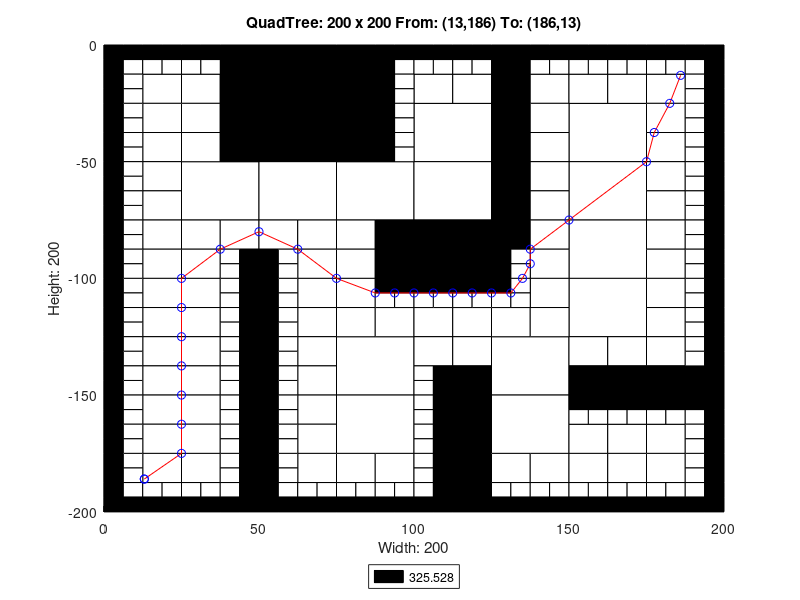

Reproduce this figure in MATLAB.
axis([0 200 -200 0]);
title('QuadTree: 200 x 200 From: (13,186) To: (186,13)');
xlabel('Width: 200');
ylabel('Height: 200');
rectangle('Position',[50 -25 25 25], 'FaceColor',[0 0 0]);
rectangle('Position',[50 -50 25 25], 'FaceColor',[0 0 0]);
rectangle('Position',[25 -75 25 25], 'FaceColor',[1 1 1]);
rectangle('Position',[50 -75 25 25], 'FaceColor',[1 1 1]);
rectangle('Position',[75 -75 25 25], 'FaceColor',[1 1 1]);
rectangle('Position',[100 -50 25 25], 'FaceColor',[1 1 1]);
rectangle('Position',[150 -50 25 25], 'FaceColor',[1 1 1]);
rectangle('Position',[100 -75 25 25], 'FaceColor',[1 1 1]);
rectangle('Position',[100 -100 25 25], 'FaceColor',[0 0 0]);
rectangle('Position',[150 -75 25 25], 'FaceColor',[1 1 1]);
rectangle('Position',[150 -100 25 25], 'FaceColor',[1 1 1]);
rectangle('Position',[75 -150 25 25], 'FaceColor',[1 1 1]);
rectangle('Position',[75 -175 25 25], 'FaceColor',[1 1 1]);
rectangle('Position',[125 -150 25 25], 'FaceColor',[1 1 1]);
rectangle('Position',[150 -125 25 25], 'FaceColor',[1 1 1]);
rectangle('Position',[125 -175 25 25], 'FaceColor',[1 1 1]);
rectangle('Position',[12.5 -25 12.5 12.5], 'FaceColor',[1 1 1]);
rectangle('Position',[37.5 -12.5 12.5 12.5], 'FaceColor',[0 0 0]);
rectangle('Position',[25 -25 12.5 12.5], 'FaceColor',[1 1 1]);
rectangle('Position',[37.5 -25 12.5 12.5], 'FaceColor',[0 0 0]);
rectangle('Position',[12.5 -37.5 12.5 12.5], 'FaceColor',[1 1 1]);
rectangle('Position',[12.5 -50 12.5 12.5], 'FaceColor',[1 1 1]);
rectangle('Position',[25 -37.5 12.5 12.5], 'FaceColor',[1 1 1]);
rectangle('Position',[37.5 -37.5 12.5 12.5], 'FaceColor',[0 0 0]);
rectangle('Position',[25 -50 12.5 12.5], 'FaceColor',[1 1 1]);
rectangle('Position',[37.5 -50 12.5 12.5], 'FaceColor',[0 0 0]);
rectangle('Position',[75 -12.5 12.5 12.5], 'FaceColor',[0 0 0]);
rectangle('Position',[75 -25 12.5 12.5], 'FaceColor',[0 0 0]);
rectangle('Position',[75 -37.5 12.5 12.5], 'FaceColor',[0 0 0]);
rectangle('Position',[75 -50 12.5 12.5], 'FaceColor',[0 0 0]);
rectangle('Position',[12.5 -62.5 12.5 12.5], 'FaceColor',[1 1 1]);
rectangle('Position',[12.5 -75 12.5 12.5], 'FaceColor',[1 1 1]);
rectangle('Position',[12.5 -87.5 12.5 12.5], 'FaceColor',[1 1 1]);
rectangle('Position',[12.5 -100 12.5 12.5], 'FaceColor',[1 1 1]);
rectangle('Position',[25 -87.5 12.5 12.5], 'FaceColor',[1 1 1]);
rectangle('Position',[37.5 -87.5 12.5 12.5], 'FaceColor',[1 1 1]);
rectangle('Position',[25 -100 12.5 12.5], 'FaceColor',[1 1 1]);
rectangle('Position',[50 -87.5 12.5 12.5], 'FaceColor',[1 1 1]);
rectangle('Position',[62.5 -87.5 12.5 12.5], 'FaceColor',[1 1 1]);
rectangle('Position',[62.5 -100 12.5 12.5], 'FaceColor',[1 1 1]);
rectangle('Position',[75 -87.5 12.5 12.5], 'FaceColor',[1 1 1]);
rectangle('Position',[87.5 -87.5 12.5 12.5], 'FaceColor',[0 0 0]);
rectangle('Position',[75 -100 12.5 12.5], 'FaceColor',[1 1 1]);
rectangle('Position',[87.5 -100 12.5 12.5], 'FaceColor',[0 0 0]);
rectangle('Position',[100 -25 12.5 12.5], 'FaceColor',[1 1 1]);
rectangle('Position',[112.5 -25 12.5 12.5], 'FaceColor',[1 1 1]);
rectangle('Position',[125 -12.5 12.5 12.5], 'FaceColor',[0 0 0]);
rectangle('Position',[125 -25 12.5 12.5], 'FaceColor',[0 0 0]);
rectangle('Position',[137.5 -25 12.5 12.5], 'FaceColor',[1 1 1]);
rectangle('Position',[125 -37.5 12.5 12.5], 'FaceColor',[0 0 0]);
rectangle('Position',[137.5 -37.5 12.5 12.5], 'FaceColor',[1 1 1]);
rectangle('Position',[125 -50 12.5 12.5], 'FaceColor',[0 0 0]);
rectangle('Position',[137.5 -50 12.5 12.5], 'FaceColor',[1 1 1]);
rectangle('Position',[150 -25 12.5 12.5], 'FaceColor',[1 1 1]);
rectangle('Position',[162.5 -25 12.5 12.5], 'FaceColor',[1 1 1]);
rectangle('Position',[175 -25 12.5 12.5], 'FaceColor',[1 1 1]);
rectangle('Position',[175 -37.5 12.5 12.5], 'FaceColor',[1 1 1]);
rectangle('Position',[175 -50 12.5 12.5], 'FaceColor',[1 1 1]);
rectangle('Position',[125 -62.5 12.5 12.5], 'FaceColor',[0 0 0]);
rectangle('Position',[137.5 -62.5 12.5 12.5], 'FaceColor',[1 1 1]);
rectangle('Position',[125 -75 12.5 12.5], 'FaceColor',[0 0 0]);
rectangle('Position',[137.5 -75 12.5 12.5], 'FaceColor',[1 1 1]);
rectangle('Position',[125 -87.5 12.5 12.5], 'FaceColor',[0 0 0]);
rectangle('Position',[137.5 -87.5 12.5 12.5], 'FaceColor',[1 1 1]);
rectangle('Position',[137.5 -100 12.5 12.5], 'FaceColor',[1 1 1]);
rectangle('Position',[175 -62.5 12.5 12.5], 'FaceColor',[1 1 1]);
rectangle('Position',[175 -75 12.5 12.5], 'FaceColor',[1 1 1]);
rectangle('Position',[175 -87.5 12.5 12.5], 'FaceColor',[1 1 1]);
rectangle('Position',[175 -100 12.5 12.5], 'FaceColor',[1 1 1]);
rectangle('Position',[12.5 -112.5 12.5 12.5], 'FaceColor',[1 1 1]);
rectangle('Position',[12.5 -125 12.5 12.5], 'FaceColor',[1 1 1]);
rectangle('Position',[25 -112.5 12.5 12.5], 'FaceColor',[1 1 1]);
rectangle('Position',[25 -125 12.5 12.5], 'FaceColor',[1 1 1]);
rectangle('Position',[12.5 -137.5 12.5 12.5], 'FaceColor',[1 1 1]);
rectangle('Position',[12.5 -150 12.5 12.5], 'FaceColor',[1 1 1]);
rectangle('Position',[25 -137.5 12.5 12.5], 'FaceColor',[1 1 1]);
rectangle('Position',[25 -150 12.5 12.5], 'FaceColor',[1 1 1]);
rectangle('Position',[62.5 -112.5 12.5 12.5], 'FaceColor',[1 1 1]);
rectangle('Position',[62.5 -125 12.5 12.5], 'FaceColor',[1 1 1]);
rectangle('Position',[75 -112.5 12.5 12.5], 'FaceColor',[1 1 1]);
rectangle('Position',[75 -125 12.5 12.5], 'FaceColor',[1 1 1]);
rectangle('Position',[87.5 -125 12.5 12.5], 'FaceColor',[1 1 1]);
rectangle('Position',[62.5 -137.5 12.5 12.5], 'FaceColor',[1 1 1]);
rectangle('Position',[62.5 -150 12.5 12.5], 'FaceColor',[1 1 1]);
rectangle('Position',[12.5 -162.5 12.5 12.5], 'FaceColor',[1 1 1]);
rectangle('Position',[12.5 -175 12.5 12.5], 'FaceColor',[1 1 1]);
rectangle('Position',[25 -162.5 12.5 12.5], 'FaceColor',[1 1 1]);
rectangle('Position',[25 -175 12.5 12.5], 'FaceColor',[1 1 1]);
rectangle('Position',[12.5 -187.5 12.5 12.5], 'FaceColor',[1 1 1]);
rectangle('Position',[25 -187.5 12.5 12.5], 'FaceColor',[1 1 1]);
rectangle('Position',[62.5 -162.5 12.5 12.5], 'FaceColor',[1 1 1]);
rectangle('Position',[62.5 -175 12.5 12.5], 'FaceColor',[1 1 1]);
rectangle('Position',[62.5 -187.5 12.5 12.5], 'FaceColor',[1 1 1]);
rectangle('Position',[75 -187.5 12.5 12.5], 'FaceColor',[1 1 1]);
rectangle('Position',[87.5 -187.5 12.5 12.5], 'FaceColor',[1 1 1]);
rectangle('Position',[100 -125 12.5 12.5], 'FaceColor',[1 1 1]);
rectangle('Position',[112.5 -125 12.5 12.5], 'FaceColor',[1 1 1]);
rectangle('Position',[137.5 -112.5 12.5 12.5], 'FaceColor',[1 1 1]);
rectangle('Position',[125 -125 12.5 12.5], 'FaceColor',[1 1 1]);
rectangle('Position',[137.5 -125 12.5 12.5], 'FaceColor',[1 1 1]);
rectangle('Position',[100 -137.5 12.5 12.5], 'FaceColor',[1 1 1]);
rectangle('Position',[112.5 -137.5 12.5 12.5], 'FaceColor',[1 1 1]);
rectangle('Position',[112.5 -150 12.5 12.5], 'FaceColor',[0 0 0]);
rectangle('Position',[175 -112.5 12.5 12.5], 'FaceColor',[1 1 1]);
rectangle('Position',[175 -125 12.5 12.5], 'FaceColor',[1 1 1]);
rectangle('Position',[150 -137.5 12.5 12.5], 'FaceColor',[1 1 1]);
rectangle('Position',[162.5 -137.5 12.5 12.5], 'FaceColor',[1 1 1]);
rectangle('Position',[150 -150 12.5 12.5], 'FaceColor',[0 0 0]);
rectangle('Position',[162.5 -150 12.5 12.5], 'FaceColor',[0 0 0]);
rectangle('Position',[175 -137.5 12.5 12.5], 'FaceColor',[1 1 1]);
rectangle('Position',[175 -150 12.5 12.5], 'FaceColor',[0 0 0]);
rectangle('Position',[187.5 -150 12.5 12.5], 'FaceColor',[0 0 0]);
rectangle('Position',[112.5 -162.5 12.5 12.5], 'FaceColor',[0 0 0]);
rectangle('Position',[112.5 -175 12.5 12.5], 'FaceColor',[0 0 0]);
rectangle('Position',[112.5 -187.5 12.5 12.5], 'FaceColor',[0 0 0]);
rectangle('Position',[112.5 -200 12.5 12.5], 'FaceColor',[0 0 0]);
rectangle('Position',[125 -187.5 12.5 12.5], 'FaceColor',[1 1 1]);
rectangle('Position',[137.5 -187.5 12.5 12.5], 'FaceColor',[1 1 1]);
rectangle('Position',[150 -175 12.5 12.5], 'FaceColor',[1 1 1]);
rectangle('Position',[162.5 -175 12.5 12.5], 'FaceColor',[1 1 1]);
rectangle('Position',[175 -175 12.5 12.5], 'FaceColor',[1 1 1]);
rectangle('Position',[150 -187.5 12.5 12.5], 'FaceColor',[1 1 1]);
rectangle('Position',[162.5 -187.5 12.5 12.5], 'FaceColor',[1 1 1]);
rectangle('Position',[175 -187.5 12.5 12.5], 'FaceColor',[1 1 1]);
rectangle('Position',[0 -6.25 6.25 6.25], 'FaceColor',[0 0 0]);
rectangle('Position',[6.25 -6.25 6.25 6.25], 'FaceColor',[0 0 0]);
rectangle('Position',[0 -12.5 6.25 6.25], 'FaceColor',[0 0 0]);
rectangle('Position',[6.25 -12.5 6.25 6.25], 'FaceColor',[1 1 1]);
rectangle('Position',[12.5 -6.25 6.25 6.25], 'FaceColor',[0 0 0]);
rectangle('Position',[18.75 -6.25 6.25 6.25], 'FaceColor',[0 0 0]);
rectangle('Position',[12.5 -12.5 6.25 6.25], 'FaceColor',[1 1 1]);
rectangle('Position',[18.75 -12.5 6.25 6.25], 'FaceColor',[1 1 1]);
rectangle('Position',[0 -18.75 6.25 6.25], 'FaceColor',[0 0 0]);
rectangle('Position',[6.25 -18.75 6.25 6.25], 'FaceColor',[1 1 1]);
rectangle('Position',[0 -25 6.25 6.25], 'FaceColor',[0 0 0]);
rectangle('Position',[6.25 -25 6.25 6.25], 'FaceColor',[1 1 1]);
rectangle('Position',[25 -6.25 6.25 6.25], 'FaceColor',[0 0 0]);
rectangle('Position',[31.25 -6.25 6.25 6.25], 'FaceColor',[0 0 0]);
rectangle('Position',[25 -12.5 6.25 6.25], 'FaceColor',[1 1 1]);
rectangle('Position',[31.25 -12.5 6.25 6.25], 'FaceColor',[1 1 1]);
rectangle('Position',[0 -31.25 6.25 6.25], 'FaceColor',[0 0 0]);
rectangle('Position',[6.25 -31.25 6.25 6.25], 'FaceColor',[1 1 1]);
rectangle('Position',[0 -37.5 6.25 6.25], 'FaceColor',[0 0 0]);
rectangle('Position',[6.25 -37.5 6.25 6.25], 'FaceColor',[1 1 1]);
rectangle('Position',[0 -43.75 6.25 6.25], 'FaceColor',[0 0 0]);
rectangle('Position',[6.25 -43.75 6.25 6.25], 'FaceColor',[1 1 1]);
rectangle('Position',[0 -50 6.25 6.25], 'FaceColor',[0 0 0]);
rectangle('Position',[6.25 -50 6.25 6.25], 'FaceColor',[1 1 1]);
rectangle('Position',[87.5 -6.25 6.25 6.25], 'FaceColor',[0 0 0]);
rectangle('Position',[93.75 -6.25 6.25 6.25], 'FaceColor',[0 0 0]);
rectangle('Position',[87.5 -12.5 6.25 6.25], 'FaceColor',[0 0 0]);
rectangle('Position',[93.75 -12.5 6.25 6.25], 'FaceColor',[1 1 1]);
rectangle('Position',[87.5 -18.75 6.25 6.25], 'FaceColor',[0 0 0]);
rectangle('Position',[93.75 -18.75 6.25 6.25], 'FaceColor',[1 1 1]);
rectangle('Position',[87.5 -25 6.25 6.25], 'FaceColor',[0 0 0]);
rectangle('Position',[93.75 -25 6.25 6.25], 'FaceColor',[1 1 1]);
rectangle('Position',[87.5 -31.25 6.25 6.25], 'FaceColor',[0 0 0]);
rectangle('Position',[93.75 -31.25 6.25 6.25], 'FaceColor',[1 1 1]);
rectangle('Position',[87.5 -37.5 6.25 6.25], 'FaceColor',[0 0 0]);
rectangle('Position',[93.75 -37.5 6.25 6.25], 'FaceColor',[1 1 1]);
rectangle('Position',[87.5 -43.75 6.25 6.25], 'FaceColor',[0 0 0]);
rectangle('Position',[93.75 -43.75 6.25 6.25], 'FaceColor',[1 1 1]);
rectangle('Position',[87.5 -50 6.25 6.25], 'FaceColor',[0 0 0]);
rectangle('Position',[93.75 -50 6.25 6.25], 'FaceColor',[1 1 1]);
rectangle('Position',[0 -56.25 6.25 6.25], 'FaceColor',[0 0 0]);
rectangle('Position',[6.25 -56.25 6.25 6.25], 'FaceColor',[1 1 1]);
rectangle('Position',[0 -62.5 6.25 6.25], 'FaceColor',[0 0 0]);
rectangle('Position',[6.25 -62.5 6.25 6.25], 'FaceColor',[1 1 1]);
rectangle('Position',[0 -68.75 6.25 6.25], 'FaceColor',[0 0 0]);
rectangle('Position',[6.25 -68.75 6.25 6.25], 'FaceColor',[1 1 1]);
rectangle('Position',[0 -75 6.25 6.25], 'FaceColor',[0 0 0]);
rectangle('Position',[6.25 -75 6.25 6.25], 'FaceColor',[1 1 1]);
rectangle('Position',[0 -81.25 6.25 6.25], 'FaceColor',[0 0 0]);
rectangle('Position',[6.25 -81.25 6.25 6.25], 'FaceColor',[1 1 1]);
rectangle('Position',[0 -87.5 6.25 6.25], 'FaceColor',[0 0 0]);
rectangle('Position',[6.25 -87.5 6.25 6.25], 'FaceColor',[1 1 1]);
rectangle('Position',[0 -93.75 6.25 6.25], 'FaceColor',[0 0 0]);
rectangle('Position',[6.25 -93.75 6.25 6.25], 'FaceColor',[1 1 1]);
rectangle('Position',[0 -100 6.25 6.25], 'FaceColor',[0 0 0]);
rectangle('Position',[6.25 -100 6.25 6.25], 'FaceColor',[1 1 1]);
rectangle('Position',[37.5 -93.75 6.25 6.25], 'FaceColor',[1 1 1]);
rectangle('Position',[43.75 -93.75 6.25 6.25], 'FaceColor',[0 0 0]);
rectangle('Position',[37.5 -100 6.25 6.25], 'FaceColor',[1 1 1]);
rectangle('Position',[43.75 -100 6.25 6.25], 'FaceColor',[0 0 0]);
rectangle('Position',[50 -93.75 6.25 6.25], 'FaceColor',[0 0 0]);
rectangle('Position',[56.25 -93.75 6.25 6.25], 'FaceColor',[1 1 1]);
rectangle('Position',[50 -100 6.25 6.25], 'FaceColor',[0 0 0]);
rectangle('Position',[56.25 -100 6.25 6.25], 'FaceColor',[1 1 1]);
rectangle('Position',[100 -6.25 6.25 6.25], 'FaceColor',[0 0 0]);
rectangle('Position',[106.25 -6.25 6.25 6.25], 'FaceColor',[0 0 0]);
rectangle('Position',[100 -12.5 6.25 6.25], 'FaceColor',[1 1 1]);
rectangle('Position',[106.25 -12.5 6.25 6.25], 'FaceColor',[1 1 1]);
rectangle('Position',[112.5 -6.25 6.25 6.25], 'FaceColor',[0 0 0]);
rectangle('Position',[118.75 -6.25 6.25 6.25], 'FaceColor',[0 0 0]);
rectangle('Position',[112.5 -12.5 6.25 6.25], 'FaceColor',[1 1 1]);
rectangle('Position',[118.75 -12.5 6.25 6.25], 'FaceColor',[1 1 1]);
rectangle('Position',[137.5 -6.25 6.25 6.25], 'FaceColor',[0 0 0]);
rectangle('Position',[143.75 -6.25 6.25 6.25], 'FaceColor',[0 0 0]);
rectangle('Position',[137.5 -12.5 6.25 6.25], 'FaceColor',[1 1 1]);
rectangle('Position',[143.75 -12.5 6.25 6.25], 'FaceColor',[1 1 1]);
rectangle('Position',[150 -6.25 6.25 6.25], 'FaceColor',[0 0 0]);
rectangle('Position',[156.25 -6.25 6.25 6.25], 'FaceColor',[0 0 0]);
rectangle('Position',[150 -12.5 6.25 6.25], 'FaceColor',[1 1 1]);
rectangle('Position',[156.25 -12.5 6.25 6.25], 'FaceColor',[1 1 1]);
rectangle('Position',[162.5 -6.25 6.25 6.25], 'FaceColor',[0 0 0]);
rectangle('Position',[168.75 -6.25 6.25 6.25], 'FaceColor',[0 0 0]);
rectangle('Position',[162.5 -12.5 6.25 6.25], 'FaceColor',[1 1 1]);
rectangle('Position',[168.75 -12.5 6.25 6.25], 'FaceColor',[1 1 1]);
rectangle('Position',[175 -6.25 6.25 6.25], 'FaceColor',[0 0 0]);
rectangle('Position',[181.25 -6.25 6.25 6.25], 'FaceColor',[0 0 0]);
rectangle('Position',[175 -12.5 6.25 6.25], 'FaceColor',[1 1 1]);
rectangle('Position',[181.25 -12.5 6.25 6.25], 'FaceColor',[1 1 1]);
rectangle('Position',[187.5 -6.25 6.25 6.25], 'FaceColor',[0 0 0]);
rectangle('Position',[193.75 -6.25 6.25 6.25], 'FaceColor',[0 0 0]);
rectangle('Position',[187.5 -12.5 6.25 6.25], 'FaceColor',[1 1 1]);
rectangle('Position',[193.75 -12.5 6.25 6.25], 'FaceColor',[0 0 0]);
rectangle('Position',[187.5 -18.75 6.25 6.25], 'FaceColor',[1 1 1]);
rectangle('Position',[193.75 -18.75 6.25 6.25], 'FaceColor',[0 0 0]);
rectangle('Position',[187.5 -25 6.25 6.25], 'FaceColor',[1 1 1]);
rectangle('Position',[193.75 -25 6.25 6.25], 'FaceColor',[0 0 0]);
rectangle('Position',[187.5 -31.25 6.25 6.25], 'FaceColor',[1 1 1]);
rectangle('Position',[193.75 -31.25 6.25 6.25], 'FaceColor',[0 0 0]);
rectangle('Position',[187.5 -37.5 6.25 6.25], 'FaceColor',[1 1 1]);
rectangle('Position',[193.75 -37.5 6.25 6.25], 'FaceColor',[0 0 0]);
rectangle('Position',[187.5 -43.75 6.25 6.25], 'FaceColor',[1 1 1]);
rectangle('Position',[193.75 -43.75 6.25 6.25], 'FaceColor',[0 0 0]);
rectangle('Position',[187.5 -50 6.25 6.25], 'FaceColor',[1 1 1]);
rectangle('Position',[193.75 -50 6.25 6.25], 'FaceColor',[0 0 0]);
rectangle('Position',[125 -93.75 6.25 6.25], 'FaceColor',[0 0 0]);
rectangle('Position',[131.25 -93.75 6.25 6.25], 'FaceColor',[1 1 1]);
rectangle('Position',[125 -100 6.25 6.25], 'FaceColor',[0 0 0]);
rectangle('Position',[131.25 -100 6.25 6.25], 'FaceColor',[1 1 1]);
rectangle('Position',[187.5 -56.25 6.25 6.25], 'FaceColor',[1 1 1]);
rectangle('Position',[193.75 -56.25 6.25 6.25], 'FaceColor',[0 0 0]);
rectangle('Position',[187.5 -62.5 6.25 6.25], 'FaceColor',[1 1 1]);
rectangle('Position',[193.75 -62.5 6.25 6.25], 'FaceColor',[0 0 0]);
rectangle('Position',[187.5 -68.75 6.25 6.25], 'FaceColor',[1 1 1]);
rectangle('Position',[193.75 -68.75 6.25 6.25], 'FaceColor',[0 0 0]);
rectangle('Position',[187.5 -75 6.25 6.25], 'FaceColor',[1 1 1]);
rectangle('Position',[193.75 -75 6.25 6.25], 'FaceColor',[0 0 0]);
rectangle('Position',[187.5 -81.25 6.25 6.25], 'FaceColor',[1 1 1]);
rectangle('Position',[193.75 -81.25 6.25 6.25], 'FaceColor',[0 0 0]);
rectangle('Position',[187.5 -87.5 6.25 6.25], 'FaceColor',[1 1 1]);
rectangle('Position',[193.75 -87.5 6.25 6.25], 'FaceColor',[0 0 0]);
rectangle('Position',[187.5 -93.75 6.25 6.25], 'FaceColor',[1 1 1]);
rectangle('Position',[193.75 -93.75 6.25 6.25], 'FaceColor',[0 0 0]);
rectangle('Position',[187.5 -100 6.25 6.25], 'FaceColor',[1 1 1]);
rectangle('Position',[193.75 -100 6.25 6.25], 'FaceColor',[0 0 0]);
rectangle('Position',[0 -106.25 6.25 6.25], 'FaceColor',[0 0 0]);
rectangle('Position',[6.25 -106.25 6.25 6.25], 'FaceColor',[1 1 1]);
rectangle('Position',[0 -112.5 6.25 6.25], 'FaceColor',[0 0 0]);
rectangle('Position',[6.25 -112.5 6.25 6.25], 'FaceColor',[1 1 1]);
rectangle('Position',[0 -118.75 6.25 6.25], 'FaceColor',[0 0 0]);
rectangle('Position',[6.25 -118.75 6.25 6.25], 'FaceColor',[1 1 1]);
rectangle('Position',[0 -125 6.25 6.25], 'FaceColor',[0 0 0]);
rectangle('Position',[6.25 -125 6.25 6.25], 'FaceColor',[1 1 1]);
rectangle('Position',[37.5 -106.25 6.25 6.25], 'FaceColor',[1 1 1]);
rectangle('Position',[43.75 -106.25 6.25 6.25], 'FaceColor',[0 0 0]);
rectangle('Position',[37.5 -112.5 6.25 6.25], 'FaceColor',[1 1 1]);
rectangle('Position',[43.75 -112.5 6.25 6.25], 'FaceColor',[0 0 0]);
rectangle('Position',[37.5 -118.75 6.25 6.25], 'FaceColor',[1 1 1]);
rectangle('Position',[43.75 -118.75 6.25 6.25], 'FaceColor',[0 0 0]);
rectangle('Position',[37.5 -125 6.25 6.25], 'FaceColor',[1 1 1]);
rectangle('Position',[43.75 -125 6.25 6.25], 'FaceColor',[0 0 0]);
rectangle('Position',[0 -131.25 6.25 6.25], 'FaceColor',[0 0 0]);
rectangle('Position',[6.25 -131.25 6.25 6.25], 'FaceColor',[1 1 1]);
rectangle('Position',[0 -137.5 6.25 6.25], 'FaceColor',[0 0 0]);
rectangle('Position',[6.25 -137.5 6.25 6.25], 'FaceColor',[1 1 1]);
rectangle('Position',[0 -143.75 6.25 6.25], 'FaceColor',[0 0 0]);
rectangle('Position',[6.25 -143.75 6.25 6.25], 'FaceColor',[1 1 1]);
rectangle('Position',[0 -150 6.25 6.25], 'FaceColor',[0 0 0]);
rectangle('Position',[6.25 -150 6.25 6.25], 'FaceColor',[1 1 1]);
rectangle('Position',[37.5 -131.25 6.25 6.25], 'FaceColor',[1 1 1]);
rectangle('Position',[43.75 -131.25 6.25 6.25], 'FaceColor',[0 0 0]);
rectangle('Position',[37.5 -137.5 6.25 6.25], 'FaceColor',[1 1 1]);
rectangle('Position',[43.75 -137.5 6.25 6.25], 'FaceColor',[0 0 0]);
rectangle('Position',[37.5 -143.75 6.25 6.25], 'FaceColor',[1 1 1]);
rectangle('Position',[43.75 -143.75 6.25 6.25], 'FaceColor',[0 0 0]);
rectangle('Position',[37.5 -150 6.25 6.25], 'FaceColor',[1 1 1]);
rectangle('Position',[43.75 -150 6.25 6.25], 'FaceColor',[0 0 0]);
rectangle('Position',[50 -106.25 6.25 6.25], 'FaceColor',[0 0 0]);
rectangle('Position',[56.25 -106.25 6.25 6.25], 'FaceColor',[1 1 1]);
rectangle('Position',[50 -112.5 6.25 6.25], 'FaceColor',[0 0 0]);
rectangle('Position',[56.25 -112.5 6.25 6.25], 'FaceColor',[1 1 1]);
rectangle('Position',[50 -118.75 6.25 6.25], 'FaceColor',[0 0 0]);
rectangle('Position',[56.25 -118.75 6.25 6.25], 'FaceColor',[1 1 1]);
rectangle('Position',[50 -125 6.25 6.25], 'FaceColor',[0 0 0]);
rectangle('Position',[56.25 -125 6.25 6.25], 'FaceColor',[1 1 1]);
rectangle('Position',[87.5 -106.25 6.25 6.25], 'FaceColor',[0 0 0]);
rectangle('Position',[93.75 -106.25 6.25 6.25], 'FaceColor',[0 0 0]);
rectangle('Position',[87.5 -112.5 6.25 6.25], 'FaceColor',[1 1 1]);
rectangle('Position',[93.75 -112.5 6.25 6.25], 'FaceColor',[1 1 1]);
rectangle('Position',[50 -131.25 6.25 6.25], 'FaceColor',[0 0 0]);
rectangle('Position',[56.25 -131.25 6.25 6.25], 'FaceColor',[1 1 1]);
rectangle('Position',[50 -137.5 6.25 6.25], 'FaceColor',[0 0 0]);
rectangle('Position',[56.25 -137.5 6.25 6.25], 'FaceColor',[1 1 1]);
rectangle('Position',[50 -143.75 6.25 6.25], 'FaceColor',[0 0 0]);
rectangle('Position',[56.25 -143.75 6.25 6.25], 'FaceColor',[1 1 1]);
rectangle('Position',[50 -150 6.25 6.25], 'FaceColor',[0 0 0]);
rectangle('Position',[56.25 -150 6.25 6.25], 'FaceColor',[1 1 1]);
rectangle('Position',[0 -156.25 6.25 6.25], 'FaceColor',[0 0 0]);
rectangle('Position',[6.25 -156.25 6.25 6.25], 'FaceColor',[1 1 1]);
rectangle('Position',[0 -162.5 6.25 6.25], 'FaceColor',[0 0 0]);
rectangle('Position',[6.25 -162.5 6.25 6.25], 'FaceColor',[1 1 1]);
rectangle('Position',[0 -168.75 6.25 6.25], 'FaceColor',[0 0 0]);
rectangle('Position',[6.25 -168.75 6.25 6.25], 'FaceColor',[1 1 1]);
rectangle('Position',[0 -175 6.25 6.25], 'FaceColor',[0 0 0]);
rectangle('Position',[6.25 -175 6.25 6.25], 'FaceColor',[1 1 1]);
rectangle('Position',[37.5 -156.25 6.25 6.25], 'FaceColor',[1 1 1]);
rectangle('Position',[43.75 -156.25 6.25 6.25], 'FaceColor',[0 0 0]);
rectangle('Position',[37.5 -162.5 6.25 6.25], 'FaceColor',[1 1 1]);
rectangle('Position',[43.75 -162.5 6.25 6.25], 'FaceColor',[0 0 0]);
rectangle('Position',[37.5 -168.75 6.25 6.25], 'FaceColor',[1 1 1]);
rectangle('Position',[43.75 -168.75 6.25 6.25], 'FaceColor',[0 0 0]);
rectangle('Position',[37.5 -175 6.25 6.25], 'FaceColor',[1 1 1]);
rectangle('Position',[43.75 -175 6.25 6.25], 'FaceColor',[0 0 0]);
rectangle('Position',[0 -181.25 6.25 6.25], 'FaceColor',[0 0 0]);
rectangle('Position',[6.25 -181.25 6.25 6.25], 'FaceColor',[1 1 1]);
rectangle('Position',[0 -187.5 6.25 6.25], 'FaceColor',[0 0 0]);
rectangle('Position',[6.25 -187.5 6.25 6.25], 'FaceColor',[1 1 1]);
rectangle('Position',[0 -193.75 6.25 6.25], 'FaceColor',[0 0 0]);
rectangle('Position',[6.25 -193.75 6.25 6.25], 'FaceColor',[1 1 1]);
rectangle('Position',[0 -200 6.25 6.25], 'FaceColor',[0 0 0]);
rectangle('Position',[6.25 -200 6.25 6.25], 'FaceColor',[0 0 0]);
rectangle('Position',[12.5 -193.75 6.25 6.25], 'FaceColor',[1 1 1]);
rectangle('Position',[18.75 -193.75 6.25 6.25], 'FaceColor',[1 1 1]);
rectangle('Position',[12.5 -200 6.25 6.25], 'FaceColor',[0 0 0]);
rectangle('Position',[18.75 -200 6.25 6.25], 'FaceColor',[0 0 0]);
rectangle('Position',[37.5 -181.25 6.25 6.25], 'FaceColor',[1 1 1]);
rectangle('Position',[43.75 -181.25 6.25 6.25], 'FaceColor',[0 0 0]);
rectangle('Position',[37.5 -187.5 6.25 6.25], 'FaceColor',[1 1 1]);
rectangle('Position',[43.75 -187.5 6.25 6.25], 'FaceColor',[0 0 0]);
rectangle('Position',[25 -193.75 6.25 6.25], 'FaceColor',[1 1 1]);
rectangle('Position',[31.25 -193.75 6.25 6.25], 'FaceColor',[1 1 1]);
rectangle('Position',[25 -200 6.25 6.25], 'FaceColor',[0 0 0]);
rectangle('Position',[31.25 -200 6.25 6.25], 'FaceColor',[0 0 0]);
rectangle('Position',[37.5 -193.75 6.25 6.25], 'FaceColor',[1 1 1]);
rectangle('Position',[43.75 -193.75 6.25 6.25], 'FaceColor',[0 0 0]);
rectangle('Position',[37.5 -200 6.25 6.25], 'FaceColor',[0 0 0]);
rectangle('Position',[43.75 -200 6.25 6.25], 'FaceColor',[0 0 0]);
rectangle('Position',[50 -156.25 6.25 6.25], 'FaceColor',[0 0 0]);
rectangle('Position',[56.25 -156.25 6.25 6.25], 'FaceColor',[1 1 1]);
rectangle('Position',[50 -162.5 6.25 6.25], 'FaceColor',[0 0 0]);
rectangle('Position',[56.25 -162.5 6.25 6.25], 'FaceColor',[1 1 1]);
rectangle('Position',[50 -168.75 6.25 6.25], 'FaceColor',[0 0 0]);
rectangle('Position',[56.25 -168.75 6.25 6.25], 'FaceColor',[1 1 1]);
rectangle('Position',[50 -175 6.25 6.25], 'FaceColor',[0 0 0]);
rectangle('Position',[56.25 -175 6.25 6.25], 'FaceColor',[1 1 1]);
rectangle('Position',[50 -181.25 6.25 6.25], 'FaceColor',[0 0 0]);
rectangle('Position',[56.25 -181.25 6.25 6.25], 'FaceColor',[1 1 1]);
rectangle('Position',[50 -187.5 6.25 6.25], 'FaceColor',[0 0 0]);
rectangle('Position',[56.25 -187.5 6.25 6.25], 'FaceColor',[1 1 1]);
rectangle('Position',[50 -193.75 6.25 6.25], 'FaceColor',[0 0 0]);
rectangle('Position',[56.25 -193.75 6.25 6.25], 'FaceColor',[1 1 1]);
rectangle('Position',[50 -200 6.25 6.25], 'FaceColor',[0 0 0]);
rectangle('Position',[56.25 -200 6.25 6.25], 'FaceColor',[0 0 0]);
rectangle('Position',[62.5 -193.75 6.25 6.25], 'FaceColor',[1 1 1]);
rectangle('Position',[68.75 -193.75 6.25 6.25], 'FaceColor',[1 1 1]);
rectangle('Position',[62.5 -200 6.25 6.25], 'FaceColor',[0 0 0]);
rectangle('Position',[68.75 -200 6.25 6.25], 'FaceColor',[0 0 0]);
rectangle('Position',[75 -193.75 6.25 6.25], 'FaceColor',[1 1 1]);
rectangle('Position',[81.25 -193.75 6.25 6.25], 'FaceColor',[1 1 1]);
rectangle('Position',[75 -200 6.25 6.25], 'FaceColor',[0 0 0]);
rectangle('Position',[81.25 -200 6.25 6.25], 'FaceColor',[0 0 0]);
rectangle('Position',[87.5 -193.75 6.25 6.25], 'FaceColor',[1 1 1]);
rectangle('Position',[93.75 -193.75 6.25 6.25], 'FaceColor',[1 1 1]);
rectangle('Position',[87.5 -200 6.25 6.25], 'FaceColor',[0 0 0]);
rectangle('Position',[93.75 -200 6.25 6.25], 'FaceColor',[0 0 0]);
rectangle('Position',[100 -106.25 6.25 6.25], 'FaceColor',[0 0 0]);
rectangle('Position',[106.25 -106.25 6.25 6.25], 'FaceColor',[0 0 0]);
rectangle('Position',[100 -112.5 6.25 6.25], 'FaceColor',[1 1 1]);
rectangle('Position',[106.25 -112.5 6.25 6.25], 'FaceColor',[1 1 1]);
rectangle('Position',[112.5 -106.25 6.25 6.25], 'FaceColor',[0 0 0]);
rectangle('Position',[118.75 -106.25 6.25 6.25], 'FaceColor',[0 0 0]);
rectangle('Position',[112.5 -112.5 6.25 6.25], 'FaceColor',[1 1 1]);
rectangle('Position',[118.75 -112.5 6.25 6.25], 'FaceColor',[1 1 1]);
rectangle('Position',[125 -106.25 6.25 6.25], 'FaceColor',[0 0 0]);
rectangle('Position',[131.25 -106.25 6.25 6.25], 'FaceColor',[1 1 1]);
rectangle('Position',[125 -112.5 6.25 6.25], 'FaceColor',[1 1 1]);
rectangle('Position',[131.25 -112.5 6.25 6.25], 'FaceColor',[1 1 1]);
rectangle('Position',[100 -143.75 6.25 6.25], 'FaceColor',[1 1 1]);
rectangle('Position',[106.25 -143.75 6.25 6.25], 'FaceColor',[0 0 0]);
rectangle('Position',[100 -150 6.25 6.25], 'FaceColor',[1 1 1]);
rectangle('Position',[106.25 -150 6.25 6.25], 'FaceColor',[0 0 0]);
rectangle('Position',[187.5 -106.25 6.25 6.25], 'FaceColor',[1 1 1]);
rectangle('Position',[193.75 -106.25 6.25 6.25], 'FaceColor',[0 0 0]);
rectangle('Position',[187.5 -112.5 6.25 6.25], 'FaceColor',[1 1 1]);
rectangle('Position',[193.75 -112.5 6.25 6.25], 'FaceColor',[0 0 0]);
rectangle('Position',[187.5 -118.75 6.25 6.25], 'FaceColor',[1 1 1]);
rectangle('Position',[193.75 -118.75 6.25 6.25], 'FaceColor',[0 0 0]);
rectangle('Position',[187.5 -125 6.25 6.25], 'FaceColor',[1 1 1]);
rectangle('Position',[193.75 -125 6.25 6.25], 'FaceColor',[0 0 0]);
rectangle('Position',[187.5 -131.25 6.25 6.25], 'FaceColor',[1 1 1]);
rectangle('Position',[193.75 -131.25 6.25 6.25], 'FaceColor',[0 0 0]);
rectangle('Position',[187.5 -137.5 6.25 6.25], 'FaceColor',[1 1 1]);
rectangle('Position',[193.75 -137.5 6.25 6.25], 'FaceColor',[0 0 0]);
rectangle('Position',[100 -156.25 6.25 6.25], 'FaceColor',[1 1 1]);
rectangle('Position',[106.25 -156.25 6.25 6.25], 'FaceColor',[0 0 0]);
rectangle('Position',[100 -162.5 6.25 6.25], 'FaceColor',[1 1 1]);
rectangle('Position',[106.25 -162.5 6.25 6.25], 'FaceColor',[0 0 0]);
rectangle('Position',[100 -168.75 6.25 6.25], 'FaceColor',[1 1 1]);
rectangle('Position',[106.25 -168.75 6.25 6.25], 'FaceColor',[0 0 0]);
rectangle('Position',[100 -175 6.25 6.25], 'FaceColor',[1 1 1]);
rectangle('Position',[106.25 -175 6.25 6.25], 'FaceColor',[0 0 0]);
rectangle('Position',[100 -181.25 6.25 6.25], 'FaceColor',[1 1 1]);
rectangle('Position',[106.25 -181.25 6.25 6.25], 'FaceColor',[0 0 0]);
rectangle('Position',[100 -187.5 6.25 6.25], 'FaceColor',[1 1 1]);
rectangle('Position',[106.25 -187.5 6.25 6.25], 'FaceColor',[0 0 0]);
rectangle('Position',[100 -193.75 6.25 6.25], 'FaceColor',[1 1 1]);
rectangle('Position',[106.25 -193.75 6.25 6.25], 'FaceColor',[0 0 0]);
rectangle('Position',[100 -200 6.25 6.25], 'FaceColor',[0 0 0]);
rectangle('Position',[106.25 -200 6.25 6.25], 'FaceColor',[0 0 0]);
rectangle('Position',[125 -193.75 6.25 6.25], 'FaceColor',[1 1 1]);
rectangle('Position',[131.25 -193.75 6.25 6.25], 'FaceColor',[1 1 1]);
rectangle('Position',[125 -200 6.25 6.25], 'FaceColor',[0 0 0]);
rectangle('Position',[131.25 -200 6.25 6.25], 'FaceColor',[0 0 0]);
rectangle('Position',[137.5 -193.75 6.25 6.25], 'FaceColor',[1 1 1]);
rectangle('Position',[143.75 -193.75 6.25 6.25], 'FaceColor',[1 1 1]);
rectangle('Position',[137.5 -200 6.25 6.25], 'FaceColor',[0 0 0]);
rectangle('Position',[143.75 -200 6.25 6.25], 'FaceColor',[0 0 0]);
rectangle('Position',[150 -156.25 6.25 6.25], 'FaceColor',[0 0 0]);
rectangle('Position',[156.25 -156.25 6.25 6.25], 'FaceColor',[0 0 0]);
rectangle('Position',[150 -162.5 6.25 6.25], 'FaceColor',[1 1 1]);
rectangle('Position',[156.25 -162.5 6.25 6.25], 'FaceColor',[1 1 1]);
rectangle('Position',[162.5 -156.25 6.25 6.25], 'FaceColor',[0 0 0]);
rectangle('Position',[168.75 -156.25 6.25 6.25], 'FaceColor',[0 0 0]);
rectangle('Position',[162.5 -162.5 6.25 6.25], 'FaceColor',[1 1 1]);
rectangle('Position',[168.75 -162.5 6.25 6.25], 'FaceColor',[1 1 1]);
rectangle('Position',[175 -156.25 6.25 6.25], 'FaceColor',[0 0 0]);
rectangle('Position',[181.25 -156.25 6.25 6.25], 'FaceColor',[0 0 0]);
rectangle('Position',[175 -162.5 6.25 6.25], 'FaceColor',[1 1 1]);
rectangle('Position',[181.25 -162.5 6.25 6.25], 'FaceColor',[1 1 1]);
rectangle('Position',[187.5 -156.25 6.25 6.25], 'FaceColor',[0 0 0]);
rectangle('Position',[193.75 -156.25 6.25 6.25], 'FaceColor',[0 0 0]);
rectangle('Position',[187.5 -162.5 6.25 6.25], 'FaceColor',[1 1 1]);
rectangle('Position',[193.75 -162.5 6.25 6.25], 'FaceColor',[0 0 0]);
rectangle('Position',[187.5 -168.75 6.25 6.25], 'FaceColor',[1 1 1]);
rectangle('Position',[193.75 -168.75 6.25 6.25], 'FaceColor',[0 0 0]);
rectangle('Position',[187.5 -175 6.25 6.25], 'FaceColor',[1 1 1]);
rectangle('Position',[193.75 -175 6.25 6.25], 'FaceColor',[0 0 0]);
rectangle('Position',[150 -193.75 6.25 6.25], 'FaceColor',[1 1 1]);
rectangle('Position',[156.25 -193.75 6.25 6.25], 'FaceColor',[1 1 1]);
rectangle('Position',[150 -200 6.25 6.25], 'FaceColor',[0 0 0]);
rectangle('Position',[156.25 -200 6.25 6.25], 'FaceColor',[0 0 0]);
rectangle('Position',[162.5 -193.75 6.25 6.25], 'FaceColor',[1 1 1]);
rectangle('Position',[168.75 -193.75 6.25 6.25], 'FaceColor',[1 1 1]);
rectangle('Position',[162.5 -200 6.25 6.25], 'FaceColor',[0 0 0]);
rectangle('Position',[168.75 -200 6.25 6.25], 'FaceColor',[0 0 0]);
rectangle('Position',[187.5 -181.25 6.25 6.25], 'FaceColor',[1 1 1]);
rectangle('Position',[193.75 -181.25 6.25 6.25], 'FaceColor',[0 0 0]);
rectangle('Position',[187.5 -187.5 6.25 6.25], 'FaceColor',[1 1 1]);
rectangle('Position',[193.75 -187.5 6.25 6.25], 'FaceColor',[0 0 0]);
rectangle('Position',[175 -193.75 6.25 6.25], 'FaceColor',[1 1 1]);
rectangle('Position',[181.25 -193.75 6.25 6.25], 'FaceColor',[1 1 1]);
rectangle('Position',[175 -200 6.25 6.25], 'FaceColor',[0 0 0]);
rectangle('Position',[181.25 -200 6.25 6.25], 'FaceColor',[0 0 0]);
rectangle('Position',[187.5 -193.75 6.25 6.25], 'FaceColor',[1 1 1]);
rectangle('Position',[193.75 -193.75 6.25 6.25], 'FaceColor',[0 0 0]);
rectangle('Position',[187.5 -200 6.25 6.25], 'FaceColor',[0 0 0]);
rectangle('Position',[193.75 -200 6.25 6.25], 'FaceColor',[0 0 0]);
X=[186,182.5,177.5,175,150,137.5,137.5,135,131.25,125,118.75,112.5,106.25,100,93.75,87.5,75,62.5,50,37.5,25,25,25,25,25,25,25,13,13];
Y=[-13,-25,-37.5,-50,-75,-87.5,-93.75,-100,-106.25,-106.25,-106.25,-106.25,-106.25,-106.25,-106.25,-106.25,-100,-87.5,-80,-87.5,-100,-112.5,-125,-137.5,-150,-162.5,-175,-186,-186];
hold on;
plot(X,Y,'r');
plot(X,Y,'bo');
legend('325.528','Location','southoutside');
